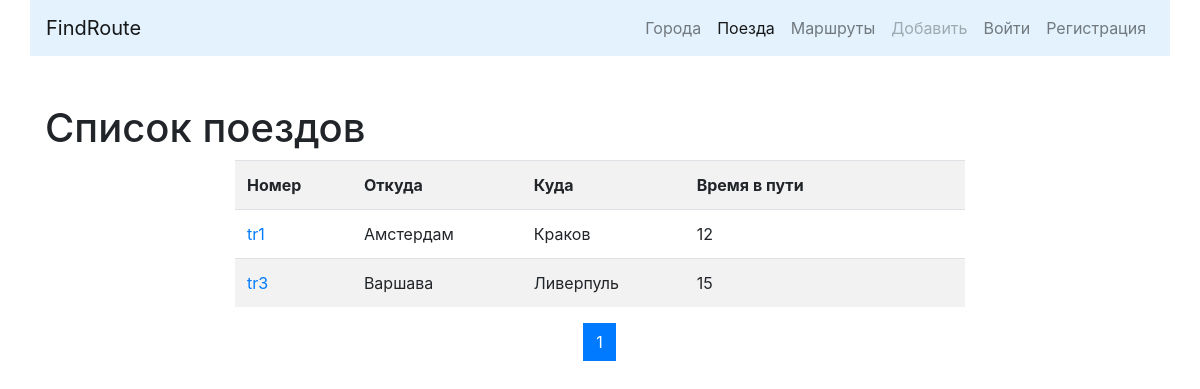
The app's page /trains/, older data.
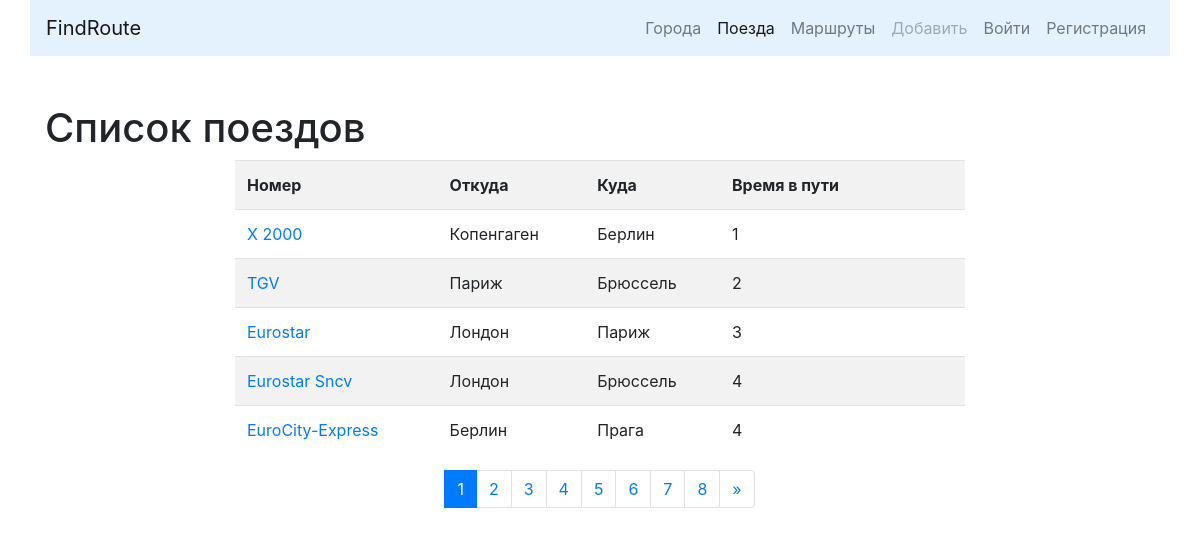
The same page, newer data.
### trains/models.py (models this page shows, shortened)
class Train(models.Model):
    name = models.CharField(max_length=50, unique=True, verbose_name='Номер поезда')
    travel_time = models.PositiveSmallIntegerField(verbose_name='Время в пути')
    from_city = models.ForeignKey(City, on_delete=models.CASCADE, related_name='from_city_set',
                                  verbose_name='Из какого города')
    to_city = models.ForeignKey('cities.City', on_delete=models.CASCADE, related_name='to_city_set',
                                verbose_name='В какой город')
    class Meta:
        verbose_name = 'Поезд'
        verbose_name_plural = 'Поезда'
        ordering = ['travel_time']

### cities/models.py (models this page shows, shortened)
class City(models.Model):
    name = models.CharField(max_length=100, unique=True, verbose_name='Город')
    def __str__(self):
        return self.name
    class Meta:
        verbose_name = 'Город'
        verbose_name_plural = 'Города'
        ordering = ['name']

### trains/views.py (the view)
# urls.py: path('', TrainListView.as_view(), name='trains'),
class TrainListView(ListView):
    paginate_by = 5
    model = Train
    template_name = 'trains/home.html'

### trains/templates/trains/home.html (shortened to what this page needs)
{% extends 'base.html' %}
{% block content %}
    <h1>Список поездов</h1>
    <div class="row">
        <div class="col-md-8 mx-auto">
            <table class="table table-striped">
                <tr>
                    <th>Номер</th>
                    <th>Откуда</th>
                    <th>Куда</th>
                    <th>Время в пути</th>
                    <th>&nbsp;</th>
                    <th>&nbsp;</th>
                </tr>
                {% for object in page_obj %}
                    <tr>
                        <td>
                            <a href="{% url 'trains_detail' pk=object.id %}">{{ object.name }}</a>
                        </td>
                        <td>{{ object.from_city }}</td>
                        <td>{{ object.to_city }}</td>
                        <td>{{ object.travel_time }}</td>
                        {% if user.is_authenticated %}
                            <td>
                                <a href="{% url 'trains_update' pk=object.id %}">
                                    <button type="submit" class="btn btn-info">Редактировать</button>
                                </a>
                            </td>
                            <td>
                                <a href="{% url 'trains_delete' pk=object.id %}">
                                    <button type="submit" class="btn btn-danger">Удалить</button>
                                </a>
                            </td>
                        {% else %}
                            <td>&nbsp;</td>
                            <td>&nbsp;</td>
                        {% endif %}
                    </tr>
                {% endfor %}
            </table>
        </div>
    </div>
    <nav aria-label="Page navigation example">
        <ul class="pagination justify-content-center">
            {% for page in page_obj.paginator.page_range %}
                <li class="page-item {% if page == page_obj.number %} active {% endif %}">
                    <a class="page-link" href="?page={{ page }}">
                        {{ page }}
                    </a>
                </li>
            {% endfor %}
            <li class="page-item">
                {% if page_obj.has_next %}
                    <a class='page-link' href="?page={{ page_obj.paginator.num_pages }}" aria-label="Next">
                        <span aria-hidden="true">&raquo;</span>
                    </a>
                {% endif %}
            </li>
        </ul>
    </nav>
{% endblock %}

Row changes from the older to the newer data that the page shows:
removed Train: name "tr1", from_city "Амстердам", to_city "Краков", travel_time "12"
removed Train: name "tr3", from_city "Варшава", to_city "Ливерпуль", travel_time "15"
added Train: name "X 2000", from_city "Копенгаген", to_city "Берлин", travel_time "1"
added Train: name "TGV", from_city "Париж", to_city "Брюссель", travel_time "2"
added Train: name "Eurostar", from_city "Лондон", to_city "Париж", travel_time "3"
added Train: name "Eurostar Sncv", from_city "Лондон", to_city "Брюссель", travel_time "4"
added Train: name "EuroCity-Express", from_city "Берлин", to_city "Прага", travel_time "4"
Text that changed along with them:
new list line: "2"
new list line: "3"
new list line: "4"
new list line: "5"
new list line: "6"
new list line: "7"
new list line: "8"
